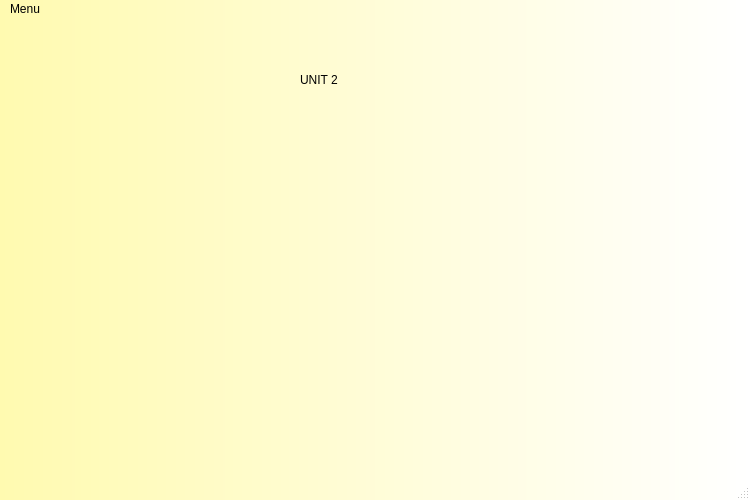
<?xml version="1.0" encoding="UTF-8"?>
<ui version="4.0">
 <class>screen4</class>
 <widget class="QMainWindow" name="screen4">
  <property name="geometry">
   <rect>
    <x>0</x>
    <y>0</y>
    <width>750</width>
    <height>500</height>
   </rect>
  </property>
  <property name="sizePolicy">
   <sizepolicy hsizetype="Fixed" vsizetype="Fixed">
    <horstretch>0</horstretch>
    <verstretch>0</verstretch>
   </sizepolicy>
  </property>
  <property name="minimumSize">
   <size>
    <width>750</width>
    <height>500</height>
   </size>
  </property>
  <property name="maximumSize">
   <size>
    <width>750</width>
    <height>500</height>
   </size>
  </property>
  <property name="windowTitle">
   <string>Physim-Unit 2</string>
  </property>
  <property name="styleSheet">
   <string notr="true">QWidget#widget{
	background-color: qlineargradient(spread:pad, x1:0, y1:0, x2:1, y2:0, stop:0 rgba(255, 250, 176, 255), stop:1 rgba(255, 255, 255, 255));}
QMenuBar#menubar{
	background-color:qlineargradient(spread:pad, x1:0, y1:0, x2:1, y2:0, stop:0 rgba(255, 250, 176, 255), stop:1 rgba(255, 255, 255, 255));}
QStatusBar#statusbar{
	background-color: qlineargradient(spread:pad, x1:0, y1:0, x2:1, y2:0, stop:0 rgba(255, 250, 176, 255), stop:1 rgba(255, 255, 255, 255));}</string>
  </property>
  <widget class="QWidget" name="widget">
   <widget class="QLabel" name="label">
    <property name="geometry">
     <rect>
      <x>300</x>
      <y>40</y>
      <width>611</width>
      <height>41</height>
     </rect>
    </property>
    <property name="styleSheet">
     <string notr="true">font: 36pt &quot;MS Shell Dlg 2&quot;;</string>
    </property>
    <property name="text">
     <string>UNIT 2</string>
    </property>
   </widget>
  </widget>
  <widget class="QMenuBar" name="menubar">
   <property name="geometry">
    <rect>
     <x>0</x>
     <y>0</y>
     <width>750</width>
     <height>21</height>
    </rect>
   </property>
   <widget class="QMenu" name="Menu">
    <property name="title">
     <string>Menu</string>
    </property>
    <addaction name="Home"/>
    <addaction name="Logout"/>
   </widget>
   <addaction name="Menu"/>
  </widget>
  <widget class="QStatusBar" name="statusbar"/>
  <action name="Home">
   <property name="text">
    <string>Home</string>
   </property>
  </action>
  <action name="Logout">
   <property name="text">
    <string>Logout</string>
   </property>
  </action>
 </widget>
 <resources/>
 <connections/>
</ui>
